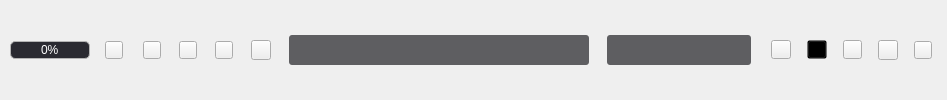
           <widget class="QWidget" name="page_2">
            <layout class="QHBoxLayout" name="horizontalLayout_5">
             <property name="spacing">
              <number>0</number>
             </property>
             <property name="leftMargin">
              <number>0</number>
             </property>
             <property name="topMargin">
              <number>0</number>
             </property>
             <property name="rightMargin">
              <number>0</number>
             </property>
             <property name="bottomMargin">
              <number>0</number>
             </property>
             <item>
              <layout class="QHBoxLayout" name="horizontalLayout_3">
               <property name="spacing">
                <number>0</number>
               </property>
               <item>
                <spacer name="horizontalSpacer_19">
                 <property name="orientation">
                  <enum>Qt::Horizontal</enum>
                 </property>
                 <property name="sizeType">
                  <enum>QSizePolicy::Fixed</enum>
                 </property>
                 <property name="sizeHint" stdset="0">
                  <size>
                   <width>10</width>
                   <height>20</height>
                  </size>
                 </property>
                </spacer>
               </item>
               <item>
                <widget class="QProgressBar" name="webProgressBar">
                 <property name="minimumSize">
                  <size>
                   <width>80</width>
                   <height>18</height>
                  </size>
                 </property>
                 <property name="maximumSize">
                  <size>
                   <width>80</width>
                   <height>18</height>
                  </size>
                 </property>
                 <property name="styleSheet">
                  <string notr="true">#webProgressBar
{
font:9pt;
color:white;
border-radius:5px;
text-align:center;
border:1px solid #E8EDF2;
background-color:#2a2a31;
border-color: rgb(180, 180, 180);
}
#webProgressBar:chunk
{
width:5px;
margin:0.5px;
border-radius:5px;
background-color:#1afa29;
}</string>
                 </property>
                 <property name="value">
                  <number>0</number>
                 </property>
                 <property name="textVisible">
                  <bool>true</bool>
                 </property>
                </widget>
               </item>
               <item>
                <spacer name="horizontalSpacer_7">
                 <property name="orientation">
                  <enum>Qt::Horizontal</enum>
                 </property>
                 <property name="sizeType">
                  <enum>QSizePolicy::Fixed</enum>
                 </property>
                 <property name="sizeHint" stdset="0">
                  <size>
                   <width>15</width>
                   <height>20</height>
                  </size>
                 </property>
                </spacer>
               </item>
               <item>
                <widget class="QPushButton" name="pushButton_home">
                 <property name="minimumSize">
                  <size>
                   <width>18</width>
                   <height>18</height>
                  </size>
                 </property>
                 <property name="maximumSize">
                  <size>
                   <width>18</width>
                   <height>18</height>
                  </size>
                 </property>
                 <property name="styleSheet">
                  <string notr="true">QPushButton
{
border-image: url(:/images/icon/returnhome.png);
}
QPushButton:hover
{
border-image: url(:/images/icon/returnhome_hover.png);
}</string>
                 </property>
                 <property name="text">
                  <string/>
                 </property>
                </widget>
               </item>
               <item>
                <spacer name="horizontalSpacer_15">
                 <property name="orientation">
                  <enum>Qt::Horizontal</enum>
                 </property>
                 <property name="sizeType">
                  <enum>QSizePolicy::Fixed</enum>
                 </property>
                 <property name="sizeHint" stdset="0">
                  <size>
                   <width>20</width>
                   <height>20</height>
                  </size>
                 </property>
                </spacer>
               </item>
               <item>
                <widget class="QPushButton" name="pushButton_back">
                 <property name="minimumSize">
                  <size>
                   <width>18</width>
                   <height>18</height>
                  </size>
                 </property>
                 <property name="maximumSize">
                  <size>
                   <width>18</width>
                   <height>18</height>
                  </size>
                 </property>
                 <property name="styleSheet">
                  <string notr="true">QPushButton
{
border-image: url(:/images/icon/back.png);
}

/*
QPushButton:hover
{
border-image: url(:/images/icon/back_hover.png);
}
*/</string>
                 </property>
                 <property name="text">
                  <string/>
                 </property>
                </widget>
               </item>
               <item>
                <spacer name="horizontalSpacer_5">
                 <property name="orientation">
                  <enum>Qt::Horizontal</enum>
                 </property>
                 <property name="sizeType">
                  <enum>QSizePolicy::Fixed</enum>
                 </property>
                 <property name="sizeHint" stdset="0">
                  <size>
                   <width>18</width>
                   <height>20</height>
                  </size>
                 </property>
                </spacer>
               </item>
               <item>
                <widget class="QPushButton" name="pushButton_freshen">
                 <property name="minimumSize">
                  <size>
                   <width>18</width>
                   <height>18</height>
                  </size>
                 </property>
                 <property name="maximumSize">
                  <size>
                   <width>18</width>
                   <height>18</height>
                  </size>
                 </property>
                 <property name="styleSheet">
                  <string notr="true">QPushButton
{
border-image: url(:/images/icon/refreshen.png);
}
QPushButton:hover
{
border-image: url(:/images/icon/refreshen_hover.png);
}</string>
                 </property>
                 <property name="text">
                  <string/>
                 </property>
                </widget>
               </item>
               <item>
                <spacer name="horizontalSpacer_6">
                 <property name="orientation">
                  <enum>Qt::Horizontal</enum>
                 </property>
                 <property name="sizeType">
                  <enum>QSizePolicy::Fixed</enum>
                 </property>
                 <property name="sizeHint" stdset="0">
                  <size>
                   <width>18</width>
                   <height>20</height>
                  </size>
                 </property>
                </spacer>
               </item>
               <item>
                <widget class="QPushButton" name="pushButton_advance">
                 <property name="minimumSize">
                  <size>
                   <width>18</width>
                   <height>18</height>
                  </size>
                 </property>
                 <property name="maximumSize">
                  <size>
                   <width>18</width>
                   <height>18</height>
                  </size>
                 </property>
                 <property name="styleSheet">
                  <string notr="true">QPushButton
{
border-image: url(:/images/icon/advance.png);
}

/*
QPushButton:hover
{
border-image: url(:/images/icon/advance_hover.png);
}
*/</string>
                 </property>
                 <property name="text">
                  <string/>
                 </property>
                </widget>
               </item>
               <item>
                <spacer name="horizontalSpacer_20">
                 <property name="orientation">
                  <enum>Qt::Horizontal</enum>
                 </property>
                 <property name="sizeType">
                  <enum>QSizePolicy::Fixed</enum>
                 </property>
                 <property name="sizeHint" stdset="0">
                  <size>
                   <width>18</width>
                   <height>20</height>
                  </size>
                 </property>
                </spacer>
               </item>
               <item>
                <widget class="QPushButton" name="pushButton_resume">
                 <property name="minimumSize">
                  <size>
                   <width>20</width>
                   <height>20</height>
                  </size>
                 </property>
                 <property name="maximumSize">
                  <size>
                   <width>20</width>
                   <height>20</height>
                  </size>
                 </property>
                 <property name="styleSheet">
                  <string notr="true">QPushButton
{
border-image: url(:/images/icon/title_resume.png);
}

QPushButton:hover
{
border-image: url(:/images/icon/title_resume_hover.png);
}</string>
                 </property>
                 <property name="text">
                  <string/>
                 </property>
                </widget>
               </item>
               <item>
                <spacer name="horizontalSpacer_14">
                 <property name="orientation">
                  <enum>Qt::Horizontal</enum>
                 </property>
                 <property name="sizeType">
                  <enum>QSizePolicy::Minimum</enum>
                 </property>
                 <property name="sizeHint" stdset="0">
                  <size>
                   <width>18</width>
                   <height>20</height>
                  </size>
                 </property>
                </spacer>
               </item>
               <item>
                <widget class="QLineEdit" name="lineEdit_webSearch">
                 <property name="minimumSize">
                  <size>
                   <width>300</width>
                   <height>30</height>
                  </size>
                 </property>
                 <property name="maximumSize">
                  <size>
                   <width>1200</width>
                   <height>30</height>
                  </size>
                 </property>
                 <property name="styleSheet">
                  <string notr="true">#lineEdit_webSearch
{
color:#cccccc;
font-family:&quot;微软雅黑&quot;;
font-size:15px;
background-color: #5e5e61;
selection-background-color:#aecbfa;
border-right-width:0px;
border:0px solid #bbbbbb;
border-top-left-radius:3;
border-top-right-radius:3;
border-bottom-right-radius:3;
border-bottom-left-radius:3;
padding-right:2px;
padding-left:2px;
}

#lineEdit_webSearch:hover
{
background-color: #48484c;
border-right:-2px;
border:1px solid #59a8fa;
color: #9094e9;
}

</string>
                 </property>
                 <property name="text">
                  <string/>
                 </property>
                </widget>
               </item>
               <item>
                <spacer name="horizontalSpacer_23">
                 <property name="orientation">
                  <enum>Qt::Horizontal</enum>
                 </property>
                 <property name="sizeType">
                  <enum>QSizePolicy::Fixed</enum>
                 </property>
                 <property name="sizeHint" stdset="0">
                  <size>
                   <width>18</width>
                   <height>20</height>
                  </size>
                 </property>
                </spacer>
               </item>
               <item>
                <widget class="QLineEdit" name="lineEdit_simpSearch">
                 <property name="minimumSize">
                  <size>
                   <width>100</width>
                   <height>30</height>
                  </size>
                 </property>
                 <property name="maximumSize">
                  <size>
                   <width>200</width>
                   <height>30</height>
                  </size>
                 </property>
                 <property name="styleSheet">
                  <string notr="true">#lineEdit_simpSearch
{
color:#cccccc;
font-family:&quot;微软雅黑&quot;;
font-size:15px;
background-color: #5e5e61;
selection-background-color: #aecbfa;
border-right-width:0px;
border:0px solid #bbbbbb;
border-top-left-radius:3;
border-top-right-radius:3;
border-bottom-right-radius:3;
border-bottom-left-radius:3;
padding-right:2px;
padding-left:2px;
}

#lineEdit_simpSearch:hover
{
background-color: #48484c;
border-right:-2px;
border:1px solid #59a8fa;
color: #9094e9;
}
</string>
                 </property>
                </widget>
               </item>
               <item>
                <spacer name="horizontalSpacer_25">
                 <property name="orientation">
                  <enum>Qt::Horizontal</enum>
                 </property>
                 <property name="sizeType">
                  <enum>QSizePolicy::Minimum</enum>
                 </property>
                 <property name="sizeHint" stdset="0">
                  <size>
                   <width>20</width>
                   <height>20</height>
                  </size>
                 </property>
                </spacer>
               </item>
               <item>
                <widget class="QPushButton" name="pushButton_webdownload">
                 <property name="minimumSize">
                  <size>
                   <width>20</width>
                   <height>19</height>
                  </size>
                 </property>
                 <property name="maximumSize">
                  <size>
                   <width>20</width>
                   <height>19</height>
                  </size>
                 </property>
                 <property name="styleSheet">
                  <string notr="true">QPushButton
{
border-image: url(:/images/icon/title_webdownload.png);
}

QPushButton:hover
{
border-image: url(:/images/icon/title_webdownload_hover.png);
}</string>
                 </property>
                 <property name="text">
                  <string/>
                 </property>
                </widget>
               </item>
               <item>
                <spacer name="horizontalSpacer_22">
                 <property name="orientation">
                  <enum>Qt::Horizontal</enum>
                 </property>
                 <property name="sizeType">
                  <enum>QSizePolicy::Fixed</enum>
                 </property>
                 <property name="sizeHint" stdset="0">
                  <size>
                   <width>16</width>
                   <height>20</height>
                  </size>
                 </property>
                </spacer>
               </item>
               <item>
                <widget class="QPushButton" name="pushButton_webSkin">
                 <property name="minimumSize">
                  <size>
                   <width>20</width>
                   <height>19</height>
                  </size>
                 </property>
                 <property name="maximumSize">
                  <size>
                   <width>20</width>
                   <height>19</height>
                  </size>
                 </property>
                 <property name="styleSheet">
                  <string notr="true">#pushButton_webSkin
{
background-color: transparent;
border-image: url(:/images/icon/skin.png);
}

#pushButton_webSkin:hover
{
border-image: url(:/images/icon/skin_hover.png);
}

</string>
                 </property>
                 <property name="text">
                  <string/>
                 </property>
                </widget>
               </item>
               <item>
                <spacer name="horizontalSpacer_26">
                 <property name="orientation">
                  <enum>Qt::Horizontal</enum>
                 </property>
                 <property name="sizeType">
                  <enum>QSizePolicy::Fixed</enum>
                 </property>
                 <property name="sizeHint" stdset="0">
                  <size>
                   <width>16</width>
                   <height>20</height>
                  </size>
                 </property>
                </spacer>
               </item>
               <item>
                <widget class="QPushButton" name="pushButton_favorites">
                 <property name="minimumSize">
                  <size>
                   <width>19</width>
                   <height>19</height>
                  </size>
                 </property>
                 <property name="maximumSize">
                  <size>
                   <width>19</width>
                   <height>19</height>
                  </size>
                 </property>
                 <property name="styleSheet">
                  <string notr="true">QPushButton
{
border-image: url(:/images/icon/url_collection.png);
}

QPushButton:hover
{
border-image: url(:/images/icon/url_collect_hover.png);
}</string>
                 </property>
                 <property name="text">
                  <string/>
                 </property>
                </widget>
               </item>
               <item>
                <spacer name="horizontalSpacer_27">
                 <property name="orientation">
                  <enum>Qt::Horizontal</enum>
                 </property>
                 <property name="sizeType">
                  <enum>QSizePolicy::Fixed</enum>
                 </property>
                 <property name="sizeHint" stdset="0">
                  <size>
                   <width>16</width>
                   <height>20</height>
                  </size>
                 </property>
                </spacer>
               </item>
               <item>
                <widget class="QPushButton" name="pushButton_records">
                 <property name="minimumSize">
                  <size>
                   <width>20</width>
                   <height>20</height>
                  </size>
                 </property>
                 <property name="maximumSize">
                  <size>
                   <width>20</width>
                   <height>20</height>
                  </size>
                 </property>
                 <property name="styleSheet">
                  <string notr="true">QPushButton
{
border-image: url(:/images/icon/title_his.png);
}

QPushButton:hover
{
border-image: url(:/images/icon/title_his_hover.png);
}</string>
                 </property>
                 <property name="text">
                  <string/>
                 </property>
                </widget>
               </item>
               <item>
                <spacer name="horizontalSpacer_28">
                 <property name="orientation">
                  <enum>Qt::Horizontal</enum>
                 </property>
                 <property name="sizeType">
                  <enum>QSizePolicy::Fixed</enum>
                 </property>
                 <property name="sizeHint" stdset="0">
                  <size>
                   <width>16</width>
                   <height>20</height>
                  </size>
                 </property>
                </spacer>
               </item>
               <item>
                <widget class="QPushButton" name="pushButton_more">
                 <property name="minimumSize">
                  <size>
                   <width>18</width>
                   <height>18</height>
                  </size>
                 </property>
                 <property name="maximumSize">
                  <size>
                   <width>18</width>
                   <height>18</height>
                  </size>
                 </property>
                 <property name="styleSheet">
                  <string notr="true">#pushButton_more
{
border-image: url(:/images/icon/web_funclist.png);
}
#pushButton_more:hover
{
border-image: url(:/images/icon/web_funclist_hover.png);
}
#pushButton_more:selected
{
border-image: url(:/images/icon/web_funclist.png);
}
#pushButton_more:!selected
{
border-image: url(:/images/icon/web_funclist.png);
}</string>
                 </property>
                 <property name="text">
                  <string/>
                 </property>
                </widget>
               </item>
               <item>
                <spacer name="horizontalSpacer_24">
                 <property name="orientation">
                  <enum>Qt::Horizontal</enum>
                 </property>
                 <property name="sizeType">
                  <enum>QSizePolicy::Minimum</enum>
                 </property>
                 <property name="sizeHint" stdset="0">
                  <size>
                   <width>15</width>
                   <height>20</height>
                  </size>
                 </property>
                </spacer>
               </item>
              </layout>
             </item>
            </layout>
           </widget>
